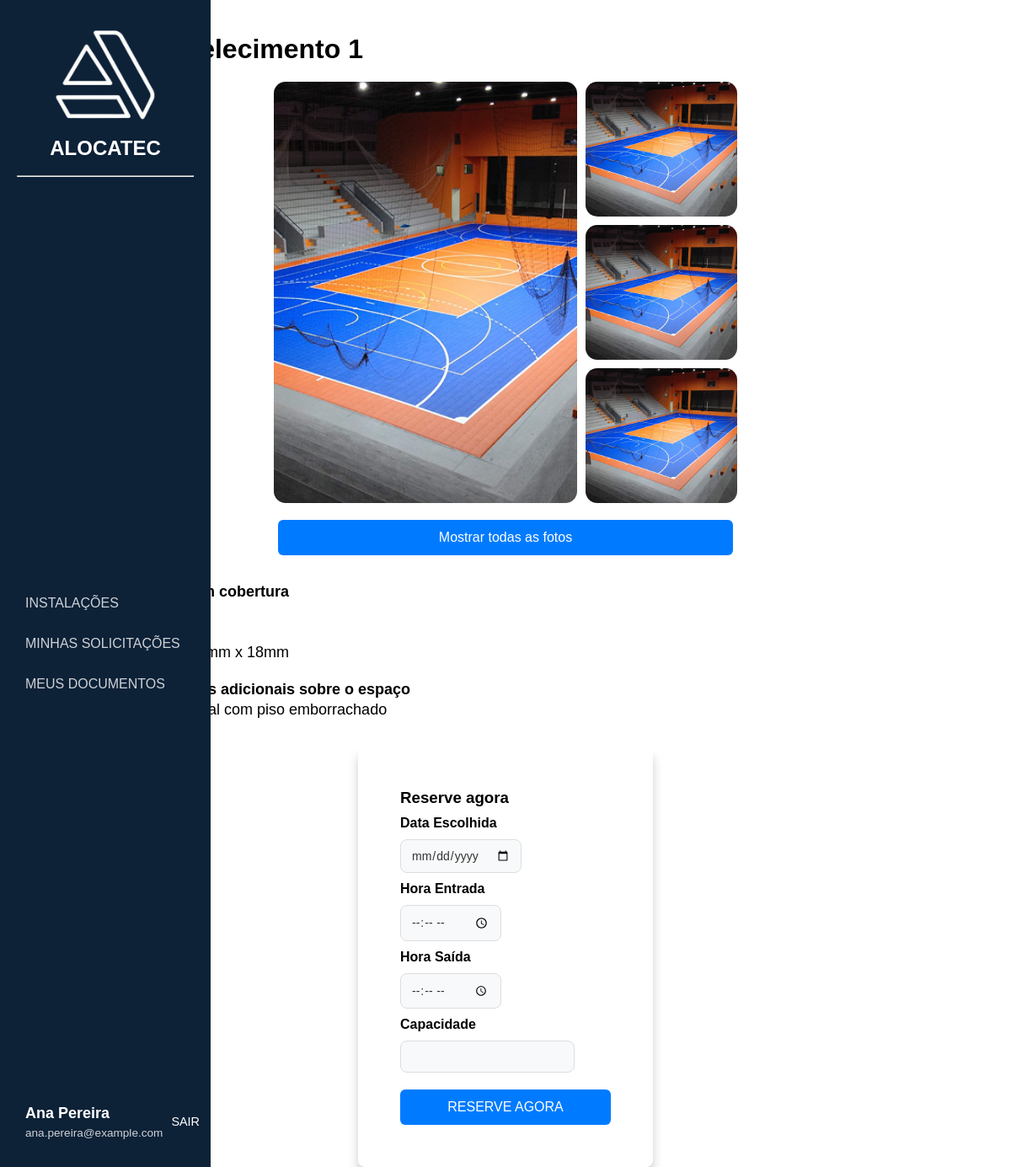
The app's page /pages/busca/buscainformativo.php?id=1 (signed in), older data.
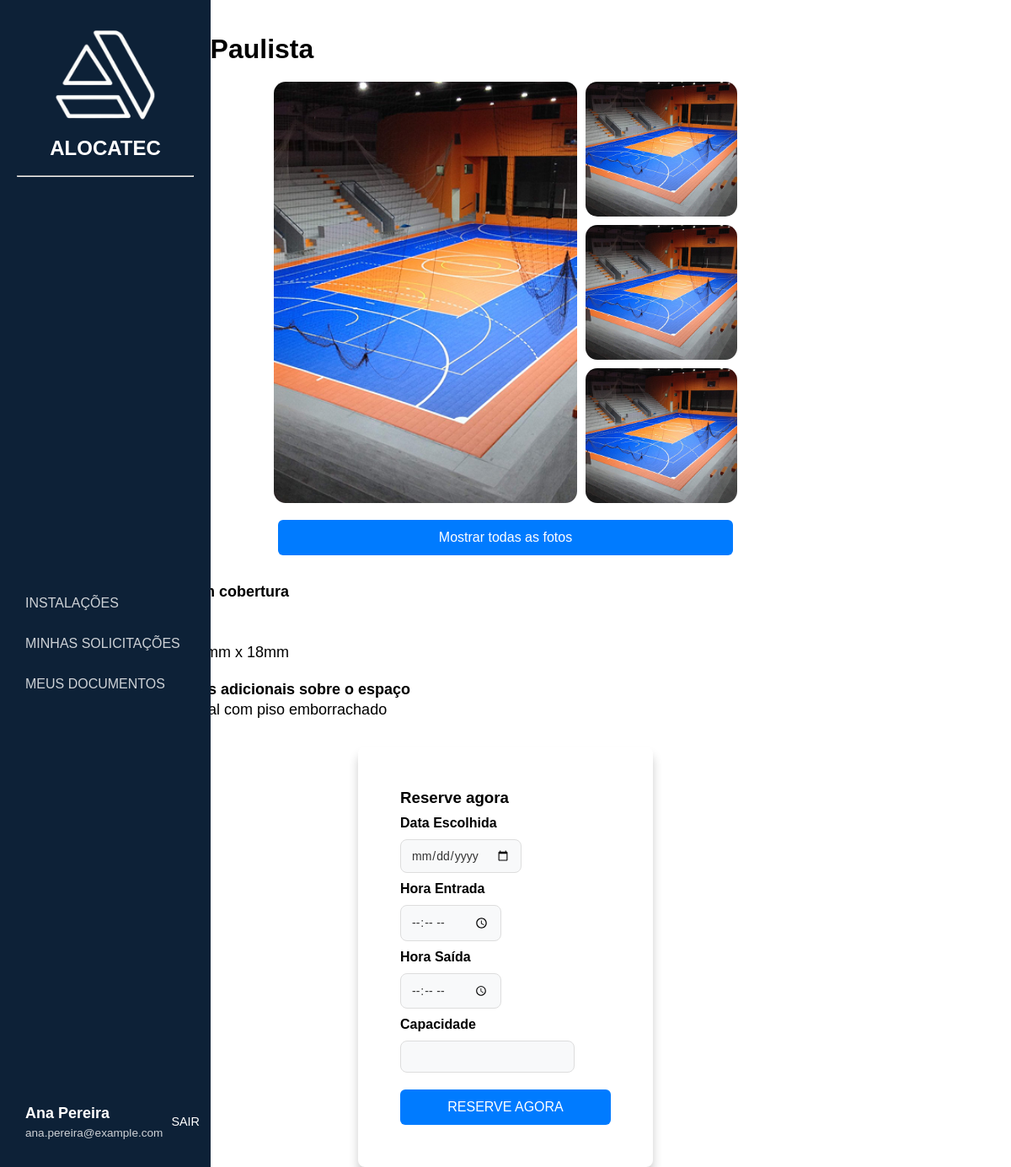
The same page, newer data.
### tables this page shows
CREATE TABLE espaco (
    id_espaco INT AUTO_INCREMENT PRIMARY KEY,
    capacidade INT NOT NULL,
    cobertura ENUM('Sim', 'Não') NOT NULL,
    largura VARCHAR(10),
    comprimento VARCHAR(10),
    descricao_adicional VARCHAR(10000) NOT NULL,
    localidade VARCHAR(100) NOT NULL,
    status ENUM('disponível', 'indisponível') NOT NULL,
    id_estabelecimento INT NOT NULL,
    FOREIGN KEY (id_estabelecimento) REFERENCES estabelecimento(id_estabelecimento)
);

CREATE TABLE estabelecimento (
    id_estabelecimento INT AUTO_INCREMENT PRIMARY KEY,
    nome_est VARCHAR(100) NOT NULL,
    tipo ENUM('Vôlei','Futebol','Basquete','Piscina', 'Poliesportivo','Outros') NOT NULL,
    endereco VARCHAR(150) NOT NULL,
    numero NUMERIC(5) NOT NULL,
    bairro VARCHAR(150) NOT NULL,
    cep VARCHAR(10) NOT NULL,
    cidade VARCHAR(150) NOT NULL,
    complemento VARCHAR(150),
    uf VARCHAR(2) NOT NULL,
    status ENUM('Ativo', 'Inativo') NOT NULL,
    inicio TIME NOT NULL,
    termino TIME NOT NULL,
    disponibilidade ENUM('Seg-Sex', 'Sab-Dom', 'Seg-Dom') NOT NULL,
    id_administrador INT NOT NULL,
    FOREIGN KEY (id_administrador) REFERENCES administrador(id_administrador)
);

### login/login.php (called while the page is built, shortened)
<?php
class Store
{
    public static function get($key)
    {
        return $_SESSION[$key] ?? null;
    }
}

### pages/busca/buscainformativo.php (the view, shortened to what this page needs)
<?php
require_once '../../login/login.php';
$usuario = Store::get('usuario');
?>
<!DOCTYPE html>
<html lang="pt-BR">
<head>
    <link rel="stylesheet" href="buscainformativo.css">
</head>
<body>
    <aside class="sidebar">
        <div class="logo">
            <div class="icone-logo">
                <img src="./img/logo.png" alt="Logo ALOCATEC">
            </div>
            <h2>ALOCATEC</h2>
            <br>
            <hr>
        </div>
<nav>
      <ul>
          <li><a href="../instalacoes/instalacoes.php">INSTALAÇÕES</a></li>
          <li><a href="../solicitacoes/solicitacoes.php">MINHAS SOLICITAÇÕES</a></li>
          <li><a href="../documentos/meusdocumentos.php">MEUS DOCUMENTOS</a></li>
      </ul>
    </nav>
<div class="user" data-usuario="<?= $usuario['id'] ?>"
     onclick="window.location.href='../perfil/perfil.php?usuario=<?= $usuario['id'] ?>'">
    <div class="user-info">
        <p class="nome"><?= htmlspecialchars($usuario['nome_usu']) ?></p>
        <p class="cargo"><?= htmlspecialchars($usuario['email']) ?></p>
    </div>
    <a href="../../login/logout.php" class="logout">SAIR</a>
</div>
    </aside>
  <main class="main-content">
    <div class="conteudo-central">
<?php
require_once '../../database/conexao_bd_mysql.php';
$id_estabelecimento = intval($_GET['id']);
$sql = "SELECT
    e.nome_est,
    s.cobertura,
    s.largura,
    s.comprimento,
    s.descricao_adicional
FROM espaco s
INNER JOIN estabelecimento e ON s.id_estabelecimento = e.id_estabelecimento
WHERE s.id_estabelecimento = $id_estabelecimento;
";
$reservas = mysqli_query($conexao_servidor_bd, $sql);
$value = mysqli_fetch_assoc($reservas);
echo "
<h1 class='titulo-principal'>" . htmlspecialchars($value['nome_est']) . "</h1>
<div class='container-fotos'>
  <img class='quadro-maior' src='img/quadra.png' alt='foto1'>
  <img class='quadro-medio' src='img/quadra.png' alt='foto2'>
  <img class='quadro-pequeno' src='img/quadra.png' alt='foto3'>
  <img class='quadro-pequeno' src='img/quadra.png' alt='foto4'>
</div>
<button class='mostrar-fotos'>Mostrar todas as fotos</button>
<div class='descricao'>
  <p><strong>Quadra com cobertura</strong></p>
  <p>" . htmlspecialchars($value['cobertura']) . "</p><br>
  <p>Tamanho: " . htmlspecialchars($value['largura']) . "m x " . htmlspecialchars($value['comprimento']) . "m</p>
  <h3>Informações adicionais sobre o espaço</h3>
  <p>" . htmlspecialchars($value['descricao_adicional']) . "</p>
</div>
";
?>
      <div class="box">
<form class="reserva" method="POST" action="">
    <h3>Reserve agora</h3>
    <label>Data Escolhida</label>
    <input type="date" name="data" required />
    <label>Hora Entrada</label>
    <input type="time" name="horario_inicio" required />
    <label>Hora Saída</label>
    <input type="time" name="horario_fim" required />
    <label>Capacidade</label>
    <input type="number" name="capacidade" min="1" required />
    <button type="submit" name="salvar_reserva">RESERVE AGORA</button>
</form>
      </div>
    </div>
  </main>
</body>
</html>

Row changes from the older to the newer data that the page shows:
changed through a linked row, espaco "Quadra oficial com piso emborrachado": id_estabelecimento.nome_est "Estabelecimento 1" → "Arena Paulista"
